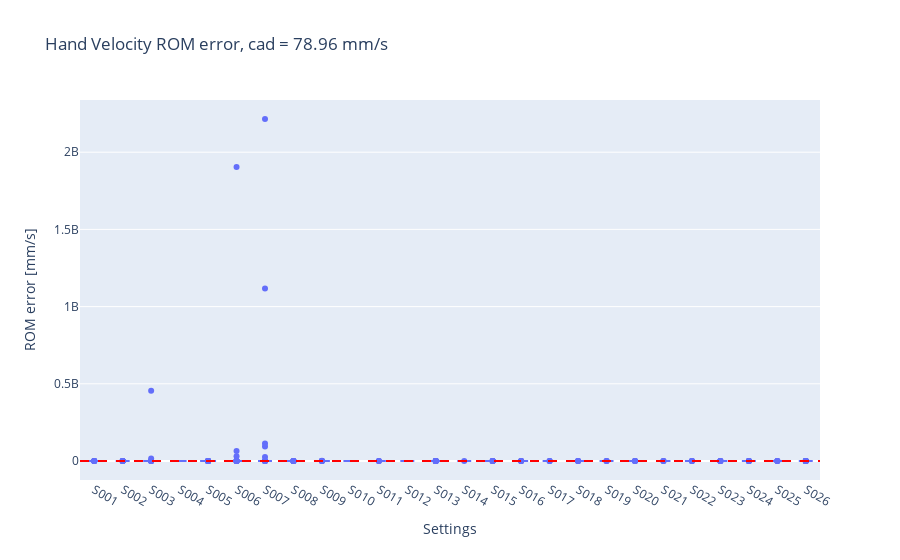
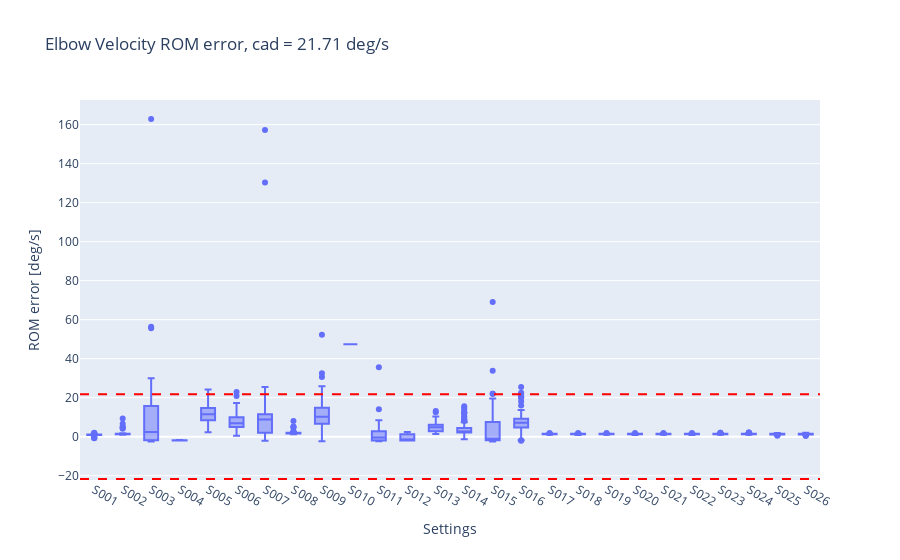
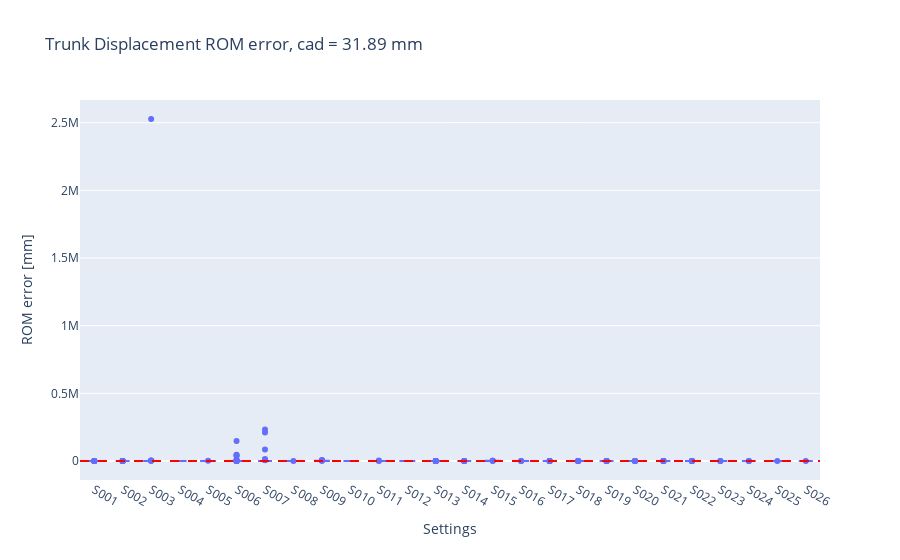
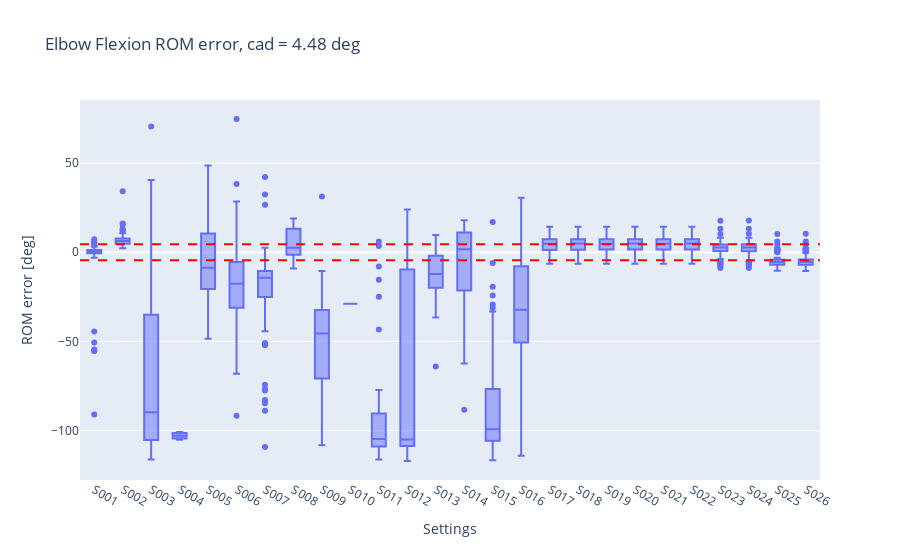

Here is the notebook cell these charts were saved with, in order:
### Code cell
os.makedirs(dir_boxplots_rom_error, exist_ok=True)

for measure in metrics:
    unit = get_unit(measure)
    title_name = get_title_measure_name(measure)
        
    cad = get_cad(df_cad, measure)
    cad_neg = -cad
    
    fig = px.box(df_for_plot[df_for_plot['measure'] == measure], x='id_s', y='error', title=f'{title_name} ROM error, cad = {cad}',
                 template='plotly', hover_name='id_t')
    

    
    fig.add_hline(y=cad, line_dash='dash', line_color='red', name='CAD')
    fig.add_hline(y=cad_neg, line_dash='dash', line_color='red', name='CAD')
    
    fig.update_layout(title= f'{title_name} ROM error, cad = {cad} {unit}',
                  xaxis_title=f'Settings',
                  yaxis_title=f'ROM error [{unit}]',
                  )
    
    fig.show()
    
    filepath = os.path.join(dir_boxplots_rom_error, f'{measure}_rom_error_boxplot.html')
    fig.write_html(filepath)
    
    filepath = os.path.join(dir_boxplots_rom_error, f'{measure}_rom_error_boxplot.png')
    fig.write_image(filepath)

### Figure 1 — Plotly figure (JSON) as saved in the notebook; plotly's stock layout.template omitted (floating-point values rounded to 4 significant figures; data arrays with more than 128 entries replaced by an {"elided": "..."} marker saying what was removed)
{"data": [{"alignmentgroup": "True", "hovertemplate": "<b>%{hovertext}</b><br><br>id_s=%{x}<br>error=%{y}<extra></extra>", "hovertext": {"elided": "1915 str values"}, "legendgroup": "", "marker": {"color": "#636efa"}, "name": "", "notched": false, "offsetgroup": "", "orientation": "v", "showlegend": false, "x": {"elided": "1915 str values"}, "x0": " ", "xaxis": "x", "y": {"elided": "1915 float values"}, "y0": " ", "yaxis": "y", "type": "box"}], "layout": {"xaxis": {"anchor": "y", "domain": [0.0, 1.0], "title": {"text": "Settings"}}, "yaxis": {"anchor": "x", "domain": [0.0, 1.0], "title": {"text": "ROM error [mm/s]"}}, "legend": {"tracegroupgap": 0}, "title": {"text": "Hand Velocity ROM error, cad = 78.96 mm/s"}, "boxmode": "group", "shapes": [{"line": {"color": "red", "dash": "dash"}, "name": "CAD", "type": "line", "x0": 0, "x1": 1, "xref": "x domain", "y0": 78.96, "y1": 78.96, "yref": "y"}, {"line": {"color": "red", "dash": "dash"}, "name": "CAD", "type": "line", "x0": 0, "x1": 1, "xref": "x domain", "y0": -78.96, "y1": -78.96, "yref": "y"}]}}

### Figure 2 — Plotly figure (JSON) as saved in the notebook; plotly's stock layout.template omitted (floating-point values rounded to 4 significant figures; data arrays with more than 128 entries replaced by an {"elided": "..."} marker saying what was removed)
{"data": [{"alignmentgroup": "True", "hovertemplate": "<b>%{hovertext}</b><br><br>id_s=%{x}<br>error=%{y}<extra></extra>", "hovertext": {"elided": "1915 str values"}, "legendgroup": "", "marker": {"color": "#636efa"}, "name": "", "notched": false, "offsetgroup": "", "orientation": "v", "showlegend": false, "x": {"elided": "1915 str values"}, "x0": " ", "xaxis": "x", "y": {"elided": "1915 float values"}, "y0": " ", "yaxis": "y", "type": "box"}], "layout": {"xaxis": {"anchor": "y", "domain": [0.0, 1.0], "title": {"text": "Settings"}}, "yaxis": {"anchor": "x", "domain": [0.0, 1.0], "title": {"text": "ROM error [deg/s]"}}, "legend": {"tracegroupgap": 0}, "title": {"text": "Elbow Velocity ROM error, cad = 21.71 deg/s"}, "boxmode": "group", "shapes": [{"line": {"color": "red", "dash": "dash"}, "name": "CAD", "type": "line", "x0": 0, "x1": 1, "xref": "x domain", "y0": 21.71, "y1": 21.71, "yref": "y"}, {"line": {"color": "red", "dash": "dash"}, "name": "CAD", "type": "line", "x0": 0, "x1": 1, "xref": "x domain", "y0": -21.71, "y1": -21.71, "yref": "y"}]}}

### Figure 3 — Plotly figure (JSON) as saved in the notebook; plotly's stock layout.template omitted (floating-point values rounded to 4 significant figures; data arrays with more than 128 entries replaced by an {"elided": "..."} marker saying what was removed)
{"data": [{"alignmentgroup": "True", "hovertemplate": "<b>%{hovertext}</b><br><br>id_s=%{x}<br>error=%{y}<extra></extra>", "hovertext": {"elided": "1915 str values"}, "legendgroup": "", "marker": {"color": "#636efa"}, "name": "", "notched": false, "offsetgroup": "", "orientation": "v", "showlegend": false, "x": {"elided": "1915 str values"}, "x0": " ", "xaxis": "x", "y": {"elided": "1915 float values"}, "y0": " ", "yaxis": "y", "type": "box"}], "layout": {"xaxis": {"anchor": "y", "domain": [0.0, 1.0], "title": {"text": "Settings"}}, "yaxis": {"anchor": "x", "domain": [0.0, 1.0], "title": {"text": "ROM error [mm]"}}, "legend": {"tracegroupgap": 0}, "title": {"text": "Trunk Displacement ROM error, cad = 31.89 mm"}, "boxmode": "group", "shapes": [{"line": {"color": "red", "dash": "dash"}, "name": "CAD", "type": "line", "x0": 0, "x1": 1, "xref": "x domain", "y0": 31.89, "y1": 31.89, "yref": "y"}, {"line": {"color": "red", "dash": "dash"}, "name": "CAD", "type": "line", "x0": 0, "x1": 1, "xref": "x domain", "y0": -31.89, "y1": -31.89, "yref": "y"}]}}

### Figure 4 — Plotly figure (JSON) as saved in the notebook; plotly's stock layout.template omitted (floating-point values rounded to 4 significant figures; data arrays with more than 128 entries replaced by an {"elided": "..."} marker saying what was removed)
{"data": [{"alignmentgroup": "True", "hovertemplate": "<b>%{hovertext}</b><br><br>id_s=%{x}<br>error=%{y}<extra></extra>", "hovertext": {"elided": "1915 str values"}, "legendgroup": "", "marker": {"color": "#636efa"}, "name": "", "notched": false, "offsetgroup": "", "orientation": "v", "showlegend": false, "x": {"elided": "1915 str values"}, "x0": " ", "xaxis": "x", "y": {"elided": "1915 float values"}, "y0": " ", "yaxis": "y", "type": "box"}], "layout": {"xaxis": {"anchor": "y", "domain": [0.0, 1.0], "title": {"text": "Settings"}}, "yaxis": {"anchor": "x", "domain": [0.0, 1.0], "title": {"text": "ROM error [deg]"}}, "legend": {"tracegroupgap": 0}, "title": {"text": "Elbow Flexion ROM error, cad = 4.48 deg"}, "boxmode": "group", "shapes": [{"line": {"color": "red", "dash": "dash"}, "name": "CAD", "type": "line", "x0": 0, "x1": 1, "xref": "x domain", "y0": 4.48, "y1": 4.48, "yref": "y"}, {"line": {"color": "red", "dash": "dash"}, "name": "CAD", "type": "line", "x0": 0, "x1": 1, "xref": "x domain", "y0": -4.48, "y1": -4.48, "yref": "y"}]}}
